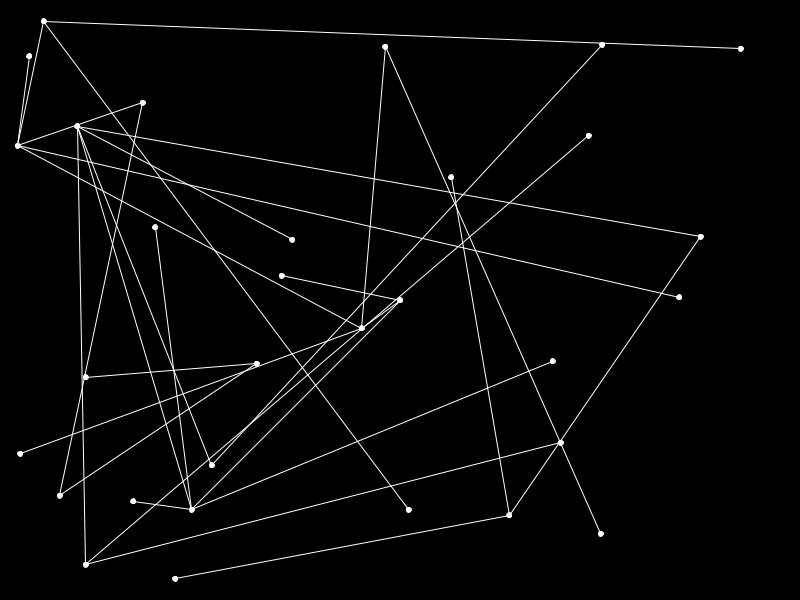
Frame 1 (no input)
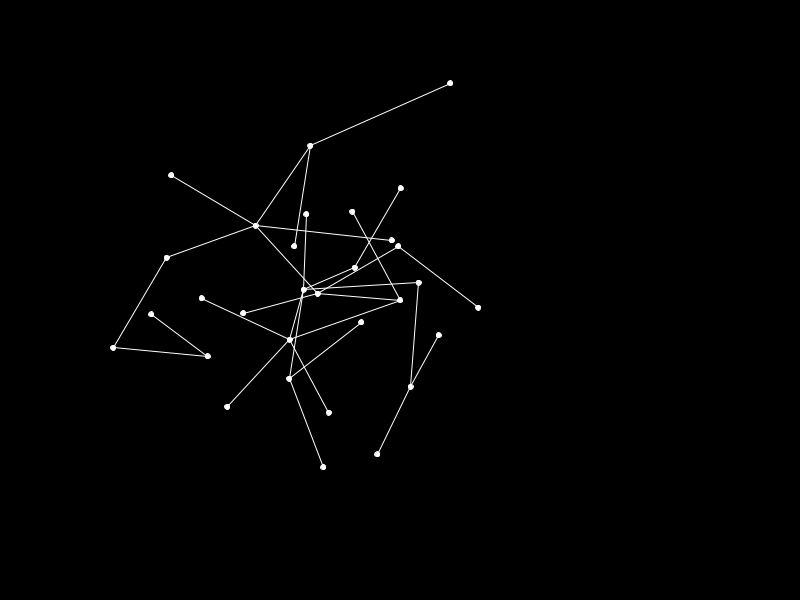
Frame 60 (the mouse pressed at the canvas centre just before this capture)
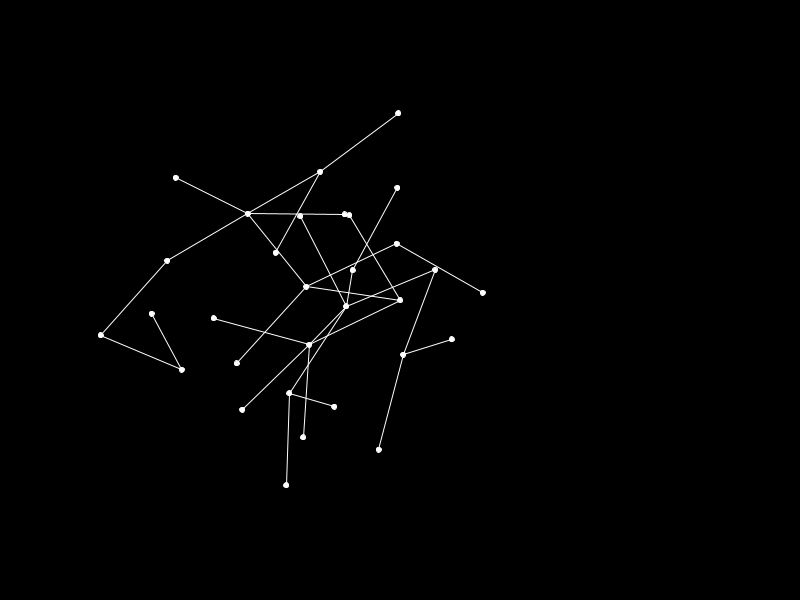
Frame 120 (the mouse held since frame 60 and released just before this capture)

The Processing sketch that drew these frames (run headless with seeded random() and noise(); from frame 60 on, the mouse is pressed at the canvas centre):

// Processing sketch: nodes_parents_network
// ── nodes_parents_network.pde



Network network;

void setup() {
  size(800,600);
  network = new Network();
 //frameRate(5); 
}


void draw() {
  background(0);
  //network.print();
  network.adjust();
  network.update();
  network.draw();
  
}

void keyReleased() {
  if (key == 'R') {
    network = new Network();
  }
}

// ── Network.pde
class Network {
  ArrayList<Node> nodes = new ArrayList<Node>();
  Node origin;
  Network() {
    origin = new Node(null, this);
    origin.pos.x = width / 2;
    origin.pos.y = height / 2;
    origin.origin = true;

    for (int i = 0; i < 30; i += 1) {
      Node n = nodes.get(floor(random(nodes.size())));
      n.addChild();
    }
  }

  void draw() {
    for (Node node : nodes) {
      node.draw();
    }
  }

  void adjust() {
    for (Node node : nodes) {
      node.adjust();
    }
  }

  void update() {
    for (Node node : nodes) {
      node.update();
    }
  }

  void print() {
    for (Node node : nodes) {
      println(node.toString());
    }
  }
}

// ── Node.pde
int NODE_ID = 0;
final float ATTRACT = 10;
final float REPULSE = 10;

final float MIN_DIST = 50;
final float MAX_DIST = 100;
class Node {
  final int id;
  boolean origin = false;
  {
    NODE_ID += 1;
    id = NODE_ID;
  }
  Network network;
  ArrayList<Node> children = new ArrayList<Node>();
  Node parent;
  PVector pos;
  PVector vel;
  PVector acc;
  Node(Node parent, Network network) {
    this.parent = parent;
    this.network = network;
    pos = new PVector(random(width), random(height));
    vel = new PVector();
    acc = new PVector();

    this.network.nodes.add(this);
  }

  String toString() {
    return id + ":" + pos.toString();
  }

  void draw() {
    stroke(255);
    for (Node cn : children) {
      line(pos.x, pos.y, cn.pos.x, cn.pos.y);
    }

    fill(255);
    ellipse(pos.x, pos.y, 5, 5);
  }

  void addChild() {
    children.add(new Node(this, network));
  }
  
  
  void applyForce(PVector force) {
    acc.add(force);
  }
  
  void update() {
    vel.add(acc);
    acc.mult(0);
    vel.limit(5);
    pos.add(vel);
  }

  void adjust() {
    if (origin) return;
    PVector attract = new PVector();
    if (parent != null) {
      attract.add(attraction(parent, ATTRACT));
    }

    for (Node cn : children) {
      attract.add(attraction(cn, ATTRACT));
    }



    PVector repel = new PVector();
    for (Node n : network.nodes) {
      if (n.id == id) continue;
      repel.add(repulsion(n, REPULSE));
    }
    repel.add(repulsion(network.origin, REPULSE*2));
    //acc.mult(0);
    applyForce(attract);
    applyForce(repel);


    for (Node cn : children) {

      for (Node n : network.nodes) {

        for (Node ncn : n.children) {
          if (n.id == id || n.id == cn.id || id == ncn.id || cn.id == ncn.id) {
            continue;
          }
          if (linesIntersect(pos, cn.pos, n.pos, ncn.pos)) {
            PVector sect = getIntersectionPoint(pos, cn.pos, n.pos, ncn.pos);
            
            PVector sect90 = new PVector(-sect.y, sect.x);
            sect90.normalize();
            sect90.add(sect);
            
            cn.applyForce(PVector.sub(sect90, sect).normalize().mult(random(10)));
          }
        }
      }
    }
    
    PVector desired = PVector.sub(acc, vel);

    //desired.mult(0.1);

    applyForce(desired);
  }

  PVector repulsion(Node n, float f) {
    PVector av = PVector.sub(pos, n.pos);
    if (av.mag() < MIN_DIST) {
      //av.mult(av.mag());
      av.mult(f + random(-0.1, 0.1));
    } else {
      av.mult(0);
    }
    return av;
  }

  PVector attraction(Node n, float f) {
    PVector av = PVector.sub(n.pos, pos);

    if (av.mag() > MAX_DIST) {
      //av.mult(av.mag(), 2));  
      av.mult(f + random(-0.1, 0.1));
    } else {
      av.mult(0);
    }
    return av;
  }
}

// ── funcs.pde


float t(float x1, float y1, float x2,float y2,float x3,float y3,float x4,float y4) {
  
  float t = (x1 - x3) * (y3 - y4) - (y1 - y3)*(x3 - x4);
  t /= (x1 - x2) * (y3 - y4) - (y1 - y2) * (x3 - x4);
  
  return t;
}

float u(float x1, float y1, float x2,float y2,float x3,float y3,float x4,float y4) {
  
  float u = (x1 - x2) * (y1 - y3) - (y1 - y2)*(x1 - x3);
  u /= (x1 - x2) * (y3 - y4) - (y1 - y2) * (x3 - x4);
  
  return -u;
}

boolean linesIntersect(PVector A1, PVector A2, PVector B1, PVector B2) {
  float t = t(A1.x, A1.y, A2.x, A2.y, B1.x, B1.y, B2.x, B2.y);
  float u = u(A1.x, A1.y, A2.x, A2.y, B1.x, B1.y, B2.x, B2.y);
  
  return (u >= 0 && u <= 1 && t >= 0 && t <= 1);
}

PVector getIntersectionPoint(PVector A1, PVector A2, PVector B1, PVector B2) {
  float t = t(A1.x, A1.y, A2.x, A2.y, B1.x, B1.y, B2.x, B2.y);
  PVector p = new PVector();
  p.x = A1.x + t * (A2.x - A1.x);
  p.y = A1.y + t * (A2.y - A1.y);
  
  return p;
}
